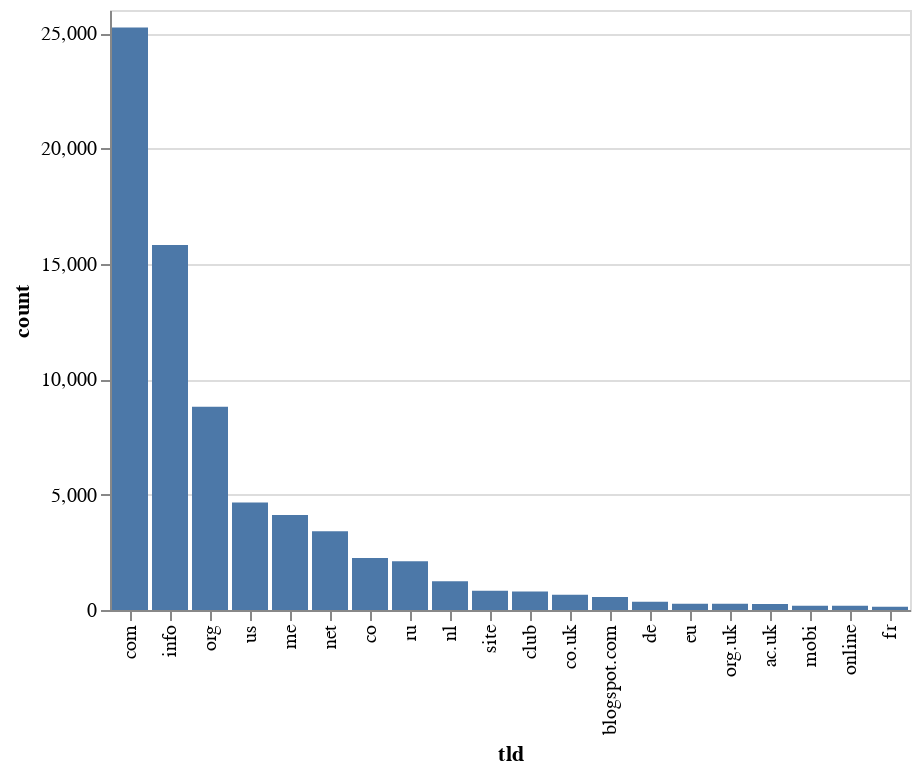

This figure's notebook cell:
### Code cell
import altair as alt

df.select("tld").to_series().value_counts(sort=True).sort(
    "count", descending=True
).head(20).plot.bar(
    x=alt.X("tld", sort="-y"),  # Sort x-axis based on y values in descending order
    y="count",
)

### Figure 1 — Vega-Lite specification as saved in the notebook (floating-point values rounded to 4 significant figures)
{"config": {"view": {"continuousWidth": 300, "continuousHeight": 300}}, "data": {"name": "data-ab15e82854278db245b37c0358920c89"}, "mark": {"type": "bar", "tooltip": true}, "encoding": {"x": {"field": "tld", "sort": "-y", "type": "nominal"}, "y": {"field": "count", "type": "quantitative"}}, "params": [{"name": "param_4", "select": {"type": "interval", "encodings": ["x", "y"]}, "bind": "scales"}], "$schema": "https://vega.github.io/schema/vega-lite/v5.20.1.json", "datasets": {"data-ab15e82854278db245b37c0358920c89": [{"tld": "com", "count": 25240}, {"tld": "info", "count": 15820}, {"tld": "org", "count": 8806}, {"tld": "us", "count": 4655}, {"tld": "me", "count": 4114}, {"tld": "net", "count": 3416}, {"tld": "co", "count": 2258}, {"tld": "ru", "count": 2110}, {"tld": "nl", "count": 1247}, {"tld": "site", "count": 832}, {"tld": "club", "count": 807}, {"tld": "co.uk", "count": 659}, {"tld": "blogspot.com", "count": 561}, {"tld": "de", "count": 362}, {"tld": "eu", "count": 275}, {"tld": "org.uk", "count": 267}, {"tld": "ac.uk", "count": 255}, {"tld": "mobi", "count": 183}, {"tld": "online", "count": 182}, {"tld": "fr", "count": 141}]}}
